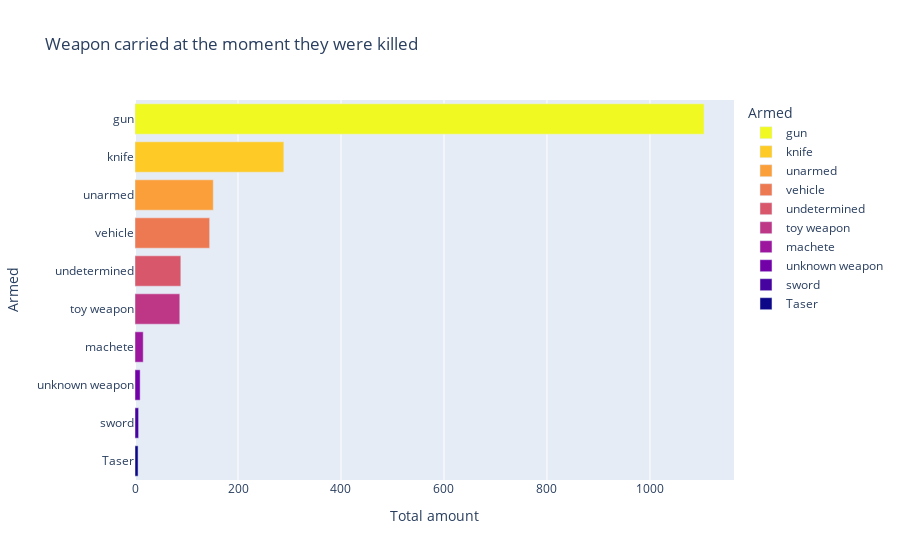

Notebook code for this chart:
### Markdown cell above
#### Weapon Carried at the moment of death:

Suspects carried all kind of weapons as shown below.  However, guns were the ones they carried the most followed by knifes.

### Code cell
weapon_carried(df=kill_and_social)

### Figure 1 — Plotly figure (JSON) as saved in the notebook; plotly's stock layout.template omitted (floating-point values rounded to 4 significant figures)
{"data": [{"alignmentgroup": "True", "hovertemplate": "Armed=%{y}<br>Total amount=%{x}<extra></extra>", "legendgroup": "gun", "marker": {"color": "#f0f921"}, "name": "gun", "offsetgroup": "gun", "orientation": "h", "showlegend": true, "textposition": "auto", "type": "bar", "x": [1105], "xaxis": "x", "y": ["gun"], "yaxis": "y"}, {"alignmentgroup": "True", "hovertemplate": "Armed=%{y}<br>Total amount=%{x}<extra></extra>", "legendgroup": "knife", "marker": {"color": "#fdca26"}, "name": "knife", "offsetgroup": "knife", "orientation": "h", "showlegend": true, "textposition": "auto", "type": "bar", "x": [289], "xaxis": "x", "y": ["knife"], "yaxis": "y"}, {"alignmentgroup": "True", "hovertemplate": "Armed=%{y}<br>Total amount=%{x}<extra></extra>", "legendgroup": "unarmed", "marker": {"color": "#fb9f3a"}, "name": "unarmed", "offsetgroup": "unarmed", "orientation": "h", "showlegend": true, "textposition": "auto", "type": "bar", "x": [152], "xaxis": "x", "y": ["unarmed"], "yaxis": "y"}, {"alignmentgroup": "True", "hovertemplate": "Armed=%{y}<br>Total amount=%{x}<extra></extra>", "legendgroup": "vehicle", "marker": {"color": "#ed7953"}, "name": "vehicle", "offsetgroup": "vehicle", "orientation": "h", "showlegend": true, "textposition": "auto", "type": "bar", "x": [145], "xaxis": "x", "y": ["vehicle"], "yaxis": "y"}, {"alignmentgroup": "True", "hovertemplate": "Armed=%{y}<br>Total amount=%{x}<extra></extra>", "legendgroup": "undetermined", "marker": {"color": "#d8576b"}, "name": "undetermined", "offsetgroup": "undetermined", "orientation": "h", "showlegend": true, "textposition": "auto", "type": "bar", "x": [89], "xaxis": "x", "y": ["undetermined"], "yaxis": "y"}, {"alignmentgroup": "True", "hovertemplate": "Armed=%{y}<br>Total amount=%{x}<extra></extra>", "legendgroup": "toy weapon", "marker": {"color": "#bd3786"}, "name": "toy weapon", "offsetgroup": "toy weapon", "orientation": "h", "showlegend": true, "textposition": "auto", "type": "bar", "x": [87], "xaxis": "x", "y": ["toy weapon"], "yaxis": "y"}, {"alignmentgroup": "True", "hovertemplate": "Armed=%{y}<br>Total amount=%{x}<extra></extra>", "legendgroup": "machete", "marker": {"color": "#9c179e"}, "name": "machete", "offsetgroup": "machete", "orientation": "h", "showlegend": true, "textposition": "auto", "type": "bar", "x": [16], "xaxis": "x", "y": ["machete"], "yaxis": "y"}, {"alignmentgroup": "True", "hovertemplate": "Armed=%{y}<br>Total amount=%{x}<extra></extra>", "legendgroup": "unknown weapon", "marker": {"color": "#7201a8"}, "name": "unknown weapon", "offsetgroup": "unknown weapon", "orientation": "h", "showlegend": true, "textposition": "auto", "type": "bar", "x": [10], "xaxis": "x", "y": ["unknown weapon"], "yaxis": "y"}, {"alignmentgroup": "True", "hovertemplate": "Armed=%{y}<br>Total amount=%{x}<extra></extra>", "legendgroup": "sword", "marker": {"color": "#46039f"}, "name": "sword", "offsetgroup": "sword", "orientation": "h", "showlegend": true, "textposition": "auto", "type": "bar", "x": [7], "xaxis": "x", "y": ["sword"], "yaxis": "y"}, {"alignmentgroup": "True", "hovertemplate": "Armed=%{y}<br>Total amount=%{x}<extra></extra>", "legendgroup": "Taser", "marker": {"color": "#0d0887"}, "name": "Taser", "offsetgroup": "Taser", "orientation": "h", "showlegend": true, "textposition": "auto", "type": "bar", "x": [6], "xaxis": "x", "y": ["Taser"], "yaxis": "y"}], "layout": {"barmode": "relative", "legend": {"title": {"text": "Armed"}, "tracegroupgap": 0}, "title": {"text": "Weapon carried at the moment they were killed"}, "xaxis": {"anchor": "y", "domain": [0, 1], "title": {"text": "Total amount"}}, "yaxis": {"anchor": "x", "categoryarray": ["Taser", "sword", "unknown weapon", "machete", "toy weapon", "undetermined", "vehicle", "unarmed", "knife", "gun"], "categoryorder": "array", "domain": [0, 1], "title": {"text": "Armed"}}}}
